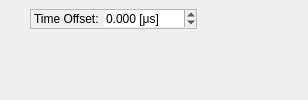
       <widget class="QWidget" name="signal_res_tab">
        <attribute name="title">
         <string>Signal/Sim</string>
        </attribute>
        <layout class="QGridLayout" name="gridLayout_2">
         <property name="leftMargin">
          <number>0</number>
         </property>
         <property name="topMargin">
          <number>0</number>
         </property>
         <property name="rightMargin">
          <number>0</number>
         </property>
         <property name="bottomMargin">
          <number>0</number>
         </property>
         <property name="spacing">
          <number>0</number>
         </property>
         <item row="0" column="0">
          <widget class="QFrame" name="frame">
           <property name="frameShape">
            <enum>QFrame::NoFrame</enum>
           </property>
           <property name="frameShadow">
            <enum>QFrame::Sunken</enum>
           </property>
           <layout class="QGridLayout" name="gridLayout_8">
            <item row="0" column="1">
             <widget class="QFrame" name="frame_5">
              <property name="frameShape">
               <enum>QFrame::StyledPanel</enum>
              </property>
              <property name="frameShadow">
               <enum>QFrame::Plain</enum>
              </property>
              <layout class="QGridLayout" name="gridLayout_32">
               <property name="leftMargin">
                <number>3</number>
               </property>
               <property name="topMargin">
                <number>0</number>
               </property>
               <property name="rightMargin">
                <number>0</number>
               </property>
               <property name="bottomMargin">
                <number>0</number>
               </property>
               <property name="horizontalSpacing">
                <number>5</number>
               </property>
               <item row="0" column="1">
                <widget class="QDoubleSpinBox" name="time_offset_box">
                 <property name="sizePolicy">
                  <sizepolicy hsizetype="Preferred" vsizetype="Fixed">
                   <horstretch>0</horstretch>
                   <verstretch>0</verstretch>
                  </sizepolicy>
                 </property>
                 <property name="frame">
                  <bool>false</bool>
                 </property>
                 <property name="accelerated">
                  <bool>true</bool>
                 </property>
                 <property name="correctionMode">
                  <enum>QAbstractSpinBox::CorrectToNearestValue</enum>
                 </property>
                 <property name="keyboardTracking">
                  <bool>false</bool>
                 </property>
                 <property name="suffix">
                  <string> [μs]</string>
                 </property>
                 <property name="decimals">
                  <number>3</number>
                 </property>
                 <property name="minimum">
                  <double>-100.000000000000000</double>
                 </property>
                 <property name="maximum">
                  <double>100.000000000000000</double>
                 </property>
                 <property name="singleStep">
                  <double>0.005000000000000</double>
                 </property>
                </widget>
               </item>
               <item row="0" column="0">
                <widget class="QLabel" name="label_2">
                 <property name="toolTip">
                  <string>&lt;html&gt;&lt;head/&gt;&lt;body&gt;&lt;p&gt;Can be used for incubation time&lt;/p&gt;&lt;/body&gt;&lt;/html&gt;</string>
                 </property>
                 <property name="text">
                  <string>Time Offset:</string>
                 </property>
                </widget>
               </item>
              </layout>
             </widget>
            </item>
            <item row="0" column="3">
             <widget class="QFrame" name="frame_28">
              <property name="minimumSize">
               <size>
                <width>50</width>
                <height>10</height>
               </size>
              </property>
              <property name="frameShape">
               <enum>QFrame::NoFrame</enum>
              </property>
              <property name="frameShadow">
               <enum>QFrame::Raised</enum>
              </property>
              <property name="lineWidth">
               <number>0</number>
              </property>
              <layout class="QGridLayout" name="observable_layout">
               <property name="leftMargin">
                <number>0</number>
               </property>
               <property name="topMargin">
                <number>0</number>
               </property>
               <property name="rightMargin">
                <number>1</number>
               </property>
               <property name="bottomMargin">
                <number>0</number>
               </property>
              </layout>
             </widget>
            </item>
            <item row="0" column="0">
             <spacer name="horizontalSpacer_33">
              <property name="orientation">
               <enum>Qt::Horizontal</enum>
              </property>
              <property name="sizeType">
               <enum>QSizePolicy::Fixed</enum>
              </property>
              <property name="sizeHint" stdset="0">
               <size>
                <width>15</width>
                <height>20</height>
               </size>
              </property>
             </spacer>
            </item>
            <item row="3" column="0" colspan="4">
             <widget class="QWidget" name="signal_plot_widget" native="true">
              <property name="sizePolicy">
               <sizepolicy hsizetype="Preferred" vsizetype="Expanding">
                <horstretch>0</horstretch>
                <verstretch>0</verstretch>
               </sizepolicy>
              </property>
              <property name="mouseTracking">
               <bool>true</bool>
              </property>
              <property name="focusPolicy">
               <enum>Qt::StrongFocus</enum>
              </property>
              <property name="autoFillBackground">
               <bool>false</bool>
              </property>
              <layout class="QVBoxLayout" name="mpl_signal">
               <property name="leftMargin">
                <number>0</number>
               </property>
               <property name="topMargin">
                <number>0</number>
               </property>
               <property name="rightMargin">
                <number>0</number>
               </property>
               <property name="bottomMargin">
                <number>0</number>
               </property>
              </layout>
             </widget>
            </item>
            <item row="0" column="2">
             <spacer name="horizontalSpacer_20">
              <property name="orientation">
               <enum>Qt::Horizontal</enum>
              </property>
              <property name="sizeHint" stdset="0">
               <size>
                <width>40</width>
                <height>20</height>
               </size>
              </property>
             </spacer>
            </item>
           </layout>
          </widget>
         </item>
        </layout>
       </widget>
